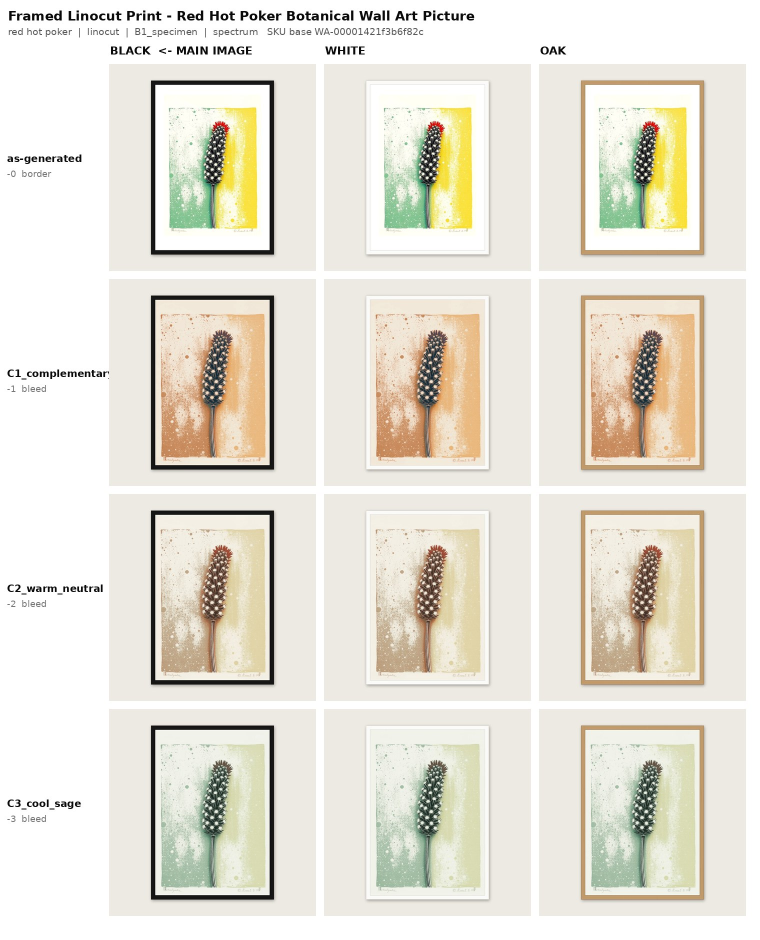
#> input picture wallart-data/ebay/SAMPLE_LISTING_SHEET.jpg, 1520 x 1880 px, given as the content of the folder ebay/SAMPLE_LISTING_SHEET.jpg, which was not available (shown at 1/2 size)
$ python declutter.py ebay/SAMPLE_LISTING_SHEET.jpg out
#> lines starting #> are read from the running program, lines starting #| are printed output that depends on the picture; pictures that were not available may be replaced by others from this repository, and a replacement may not be noted
#!/usr/bin/env python3
"""Erase the fake artist's signature that FLUX scrawls along the bottom of a panel.

Found by looking at 129 real panels: the OCR gate in gen_gated.py catches
printed lettering - "SKYE", "LALE", "Ma2,2018" - but not a cursive signature,
because EasyOCR does not read a scribble as characters. Roughly one panel in
three carried one. It is both the clearest sign the work is generated and a
claim of authorship by a painter who does not exist, so it is the most
important defect left in the pipeline.

HOW, and why the obvious method fails. The first attempt estimated the
background by blurring and then only touched pixels sitting on "flat" ground.
Measured on the panels, that catches nothing: the signature contaminates its
own neighbourhood, so local spread where a signature sits came out at 53 and
18 against a threshold of 9. The test rejected exactly the pixels it existed
to find.

The right tool is a morphological top-hat. A grayscale CLOSING - dilate then
erode with a window wider than the stroke - removes thin DARK marks and
leaves everything else, so `closed - image` is large on a signature and near
zero everywhere else. An OPENING does the same for thin LIGHT marks. Neither
is fooled by the mark, because the mark is what the operator deletes.

Fur and grass are thin dark marks too, so a second test is needed: signatures
are SPARSE and LOCAL. The band is cut into tiles and a tile is only cleaned if
its marked pixels are a small minority. A tile full of fur is left alone.

The filters are separable running max/min in numpy, so a panel costs a few
tens of milliseconds, not the seconds PIL's MaxFilter would.
"""
import numpy as np
from PIL import Image

BAND = 0.22        # bottom share of the panel to inspect
K = 21             # window: wider than a signature stroke, narrower than real shapes
# A hard threshold leaves the anti-aliased edge of every stroke behind, so the
# signature comes out as a legible ghost rather than gone. The response is
# used as an alpha instead: fully replaced above HI, untouched below LO, and
# blended between. SOLID is the level at which a pixel counts as "a mark" for
# the tile sparsity test.
LO, SOLID, HI = 6.0, 16.0, 26.0
# Measured on five panels with a known signature, against a clean patch of
# the same band (mark density at SOLID):
#     flat ground   signature 0.13-0.83   clean 0.001-0.29
#     busy artwork  signature 0.49-0.52   clean 0.45-0.85
# So density alone cannot separate them - on a splattered or linocut ground
# the whole band reads as marks. What does separate them is the NEIGHBOURHOOD:
# a signature is a busy little patch sitting in quiet space, while fur, grass
# and gouge marks are busy patches surrounded by more of the same. Tiles are
# therefore small, and one is only cleaned when the tiles around it are quiet.
TILE = (8, 20)        # rows, cols: about 28 x 35 px each at 704x1008
MIN_DENSITY = 0.04    # there has to be something here
MAX_DENSITY = 0.75    # a solid black shape is not a signature
QUIET = 0.055         # and the ring of tiles around it has to be this empty
MIN_PIXELS = 12


def _roll_reduce(a, k, axis, op):
    r = k // 2
    pad = np.pad(a, [(r, r) if i == axis else (0, 0) for i in range(a.ndim)],
                 mode="edge")
    sl = [slice(None)] * a.ndim
    out = None
    for i in range(k):
        sl[axis] = slice(i, i + a.shape[axis])
        v = pad[tuple(sl)]
        out = v if out is None else op(out, v)
    return out


def _maxf(a, k):
    return _roll_reduce(_roll_reduce(a, k, 0, np.maximum), k, 1, np.maximum)


def _minf(a, k):
    return _roll_reduce(_roll_reduce(a, k, 0, np.minimum), k, 1, np.minimum)


def analyse(img, band=BAND, k=K):
    """Returns (hat, fill, band_array, y0). `fill` is the band with thin marks
    morphologically removed - the right colour to paint them out with."""
#> called with band = 0.22, k = 21
    a = np.asarray(img.convert("RGB"), dtype=np.float32)
    H = a.shape[0]
#> H = 1880
    y0 = int(H * (1 - band))
#> y0 = 1466
    sub = a[y0:]
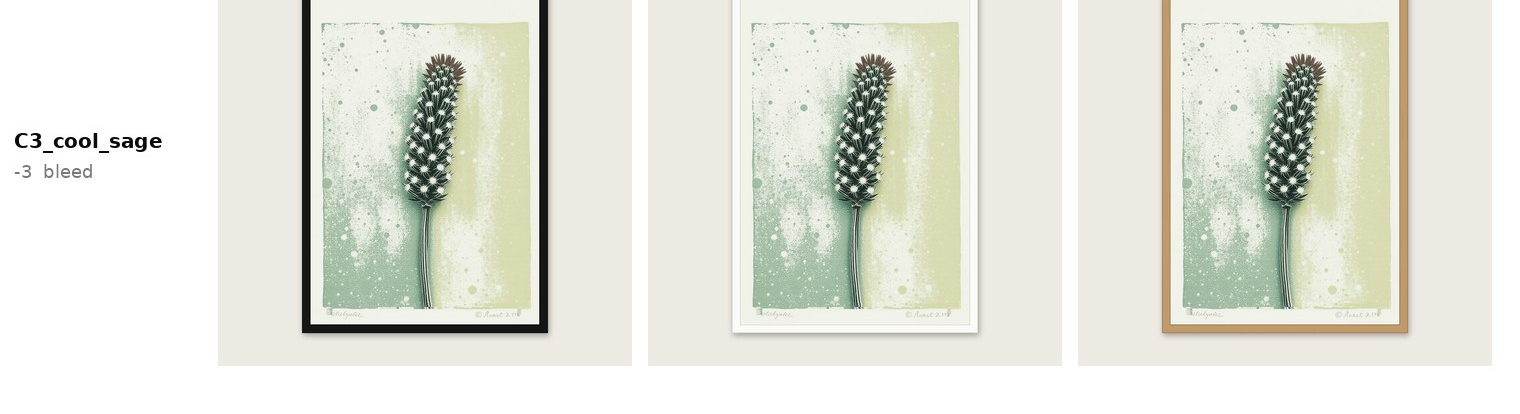
#> sub: shape (414, 1520, 3) float32; mean R, G, B 228.2, 228.4, 219
    closed = _minf(_maxf(sub, k), k)      # thin DARK marks gone
#> after the loop in _roll_reduce, `for i in range(k):`:
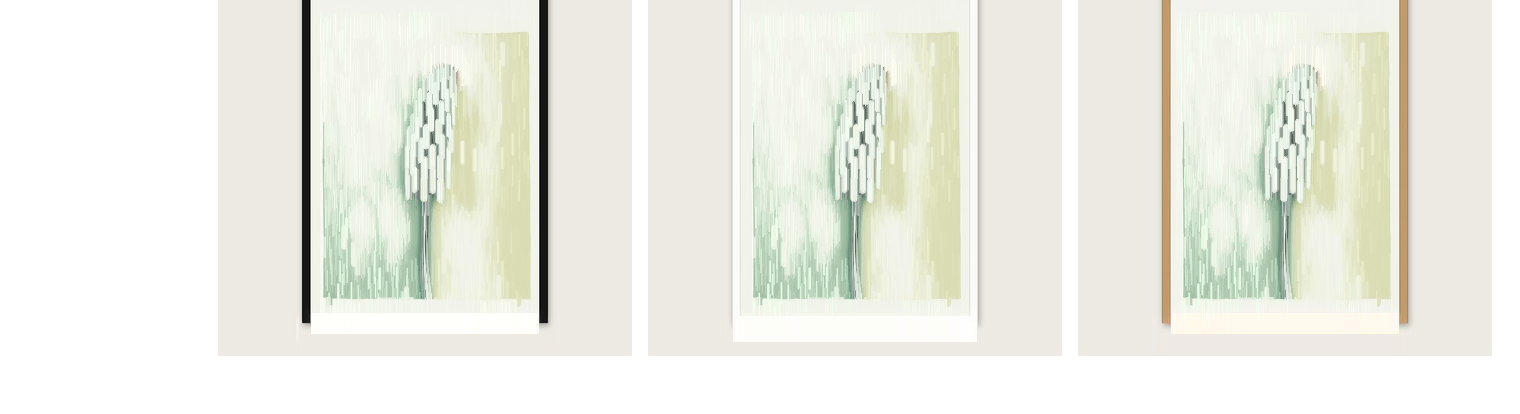
#> out: shape (414, 1520, 3) float32; mean R, G, B 237.6, 237.7, 229.1
#> after the loop in _roll_reduce, `for i in range(k):`: sl = 3 items
#> call 3 of _roll_reduce, with k = 21, axis = 0
#> in _roll_reduce (call 3), `pad = np.pad(a, [(r, r) if i == axis else (0, 0) for i in range(a.ndim..`:
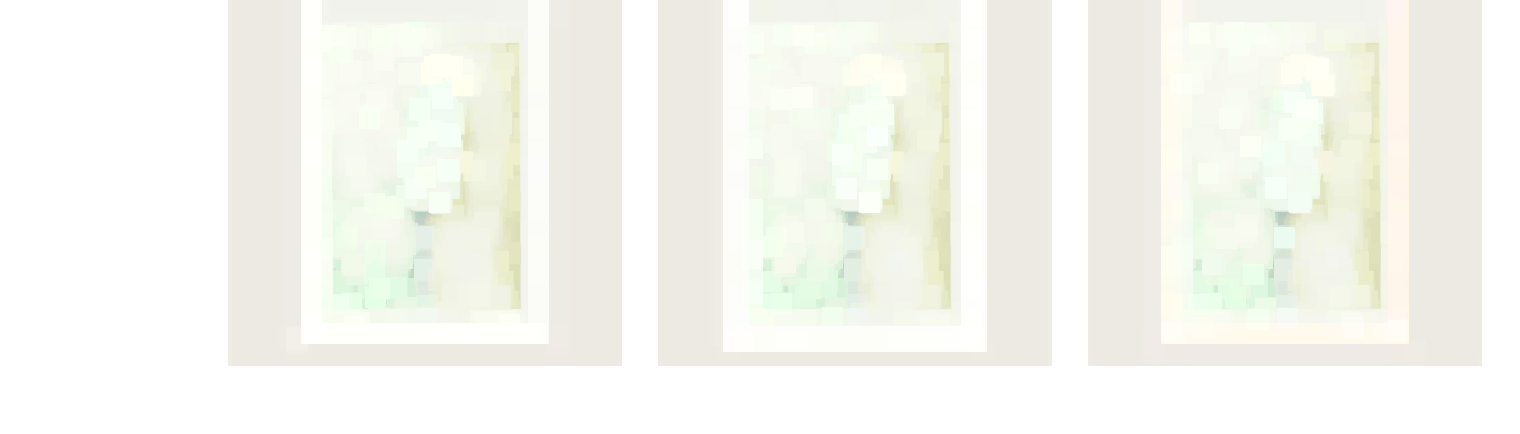
#> pad: shape (434, 1520, 3) float32; mean R, G, B 246.9, 247.1, 240.3
    opened = _maxf(_minf(sub, k), k)      # thin LIGHT marks gone
#> in _roll_reduce (call 7), `pad = np.pad(a, [(r, r) if i == axis else (0, 0) for i in range(a.ndim..`:
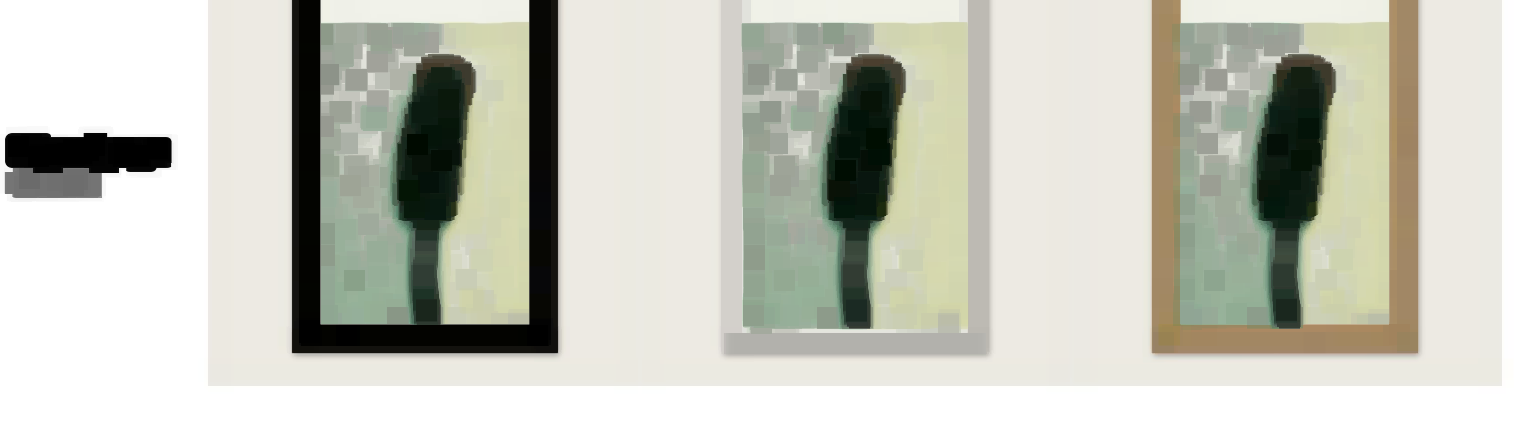
#> pad: shape (434, 1520, 3) float32; mean R, G, B 198.6, 199.3, 188.6
#> after the loop in _roll_reduce (call 7), `for i in range(k):`:
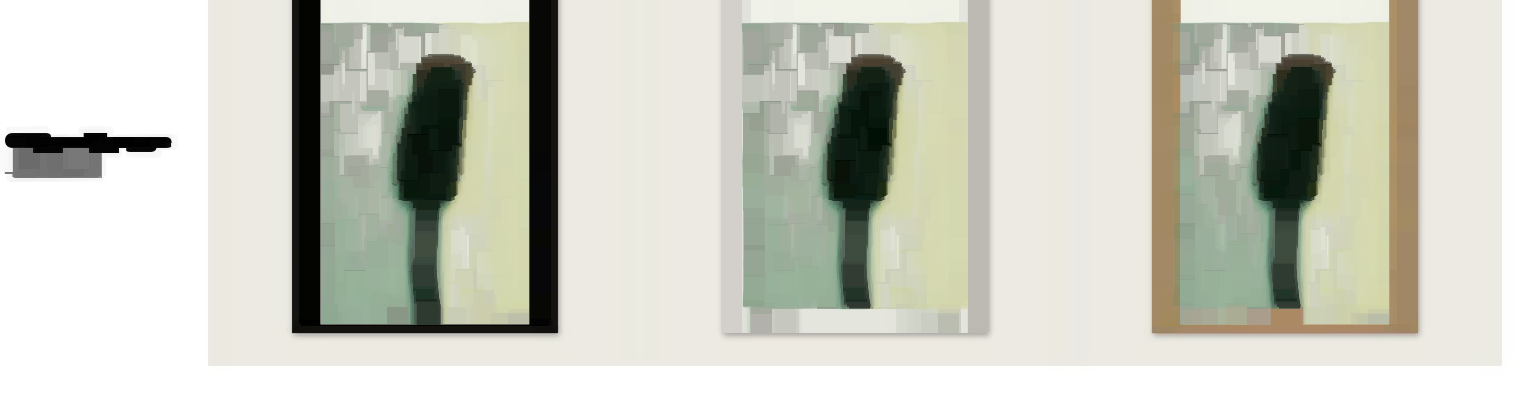
#> out: shape (414, 1520, 3) float32; mean R, G, B 204.5, 205, 194.4
#> the loop in _roll_reduce (call 8), `for i in range(k):` made 21 passes
#> pass 1, in _roll_reduce (call 8), `v = pad[tuple(sl)]`:
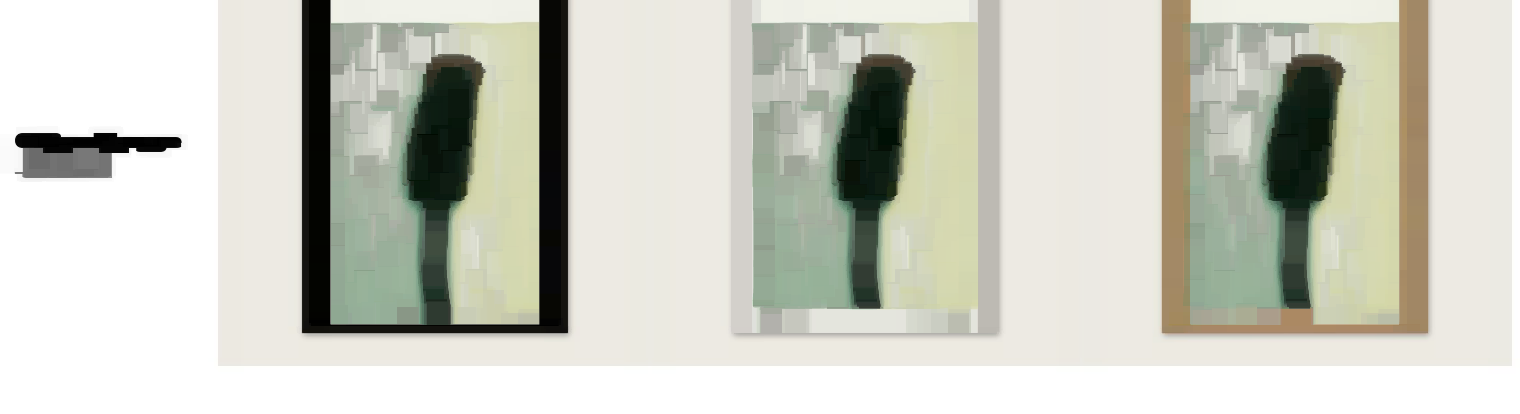
#> v: shape (414, 1520, 3) float32; mean R, G, B 204.5, 205, 194.4
#> after the loop in _roll_reduce (call 8), `for i in range(k):`:
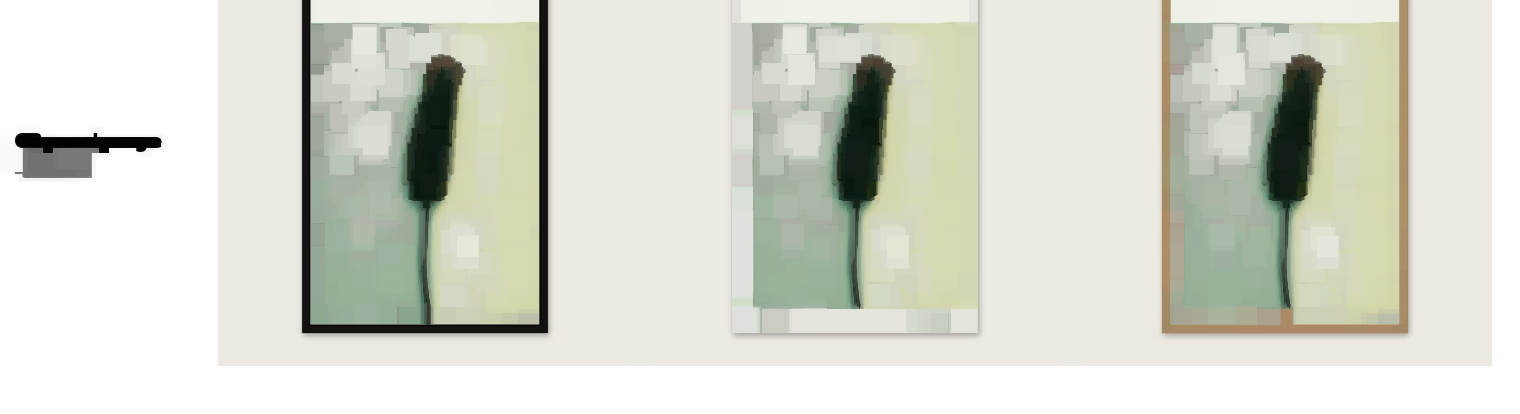
#> out: shape (414, 1520, 3) float32; mean R, G, B 217.3, 217.8, 207.4
    dark = (closed - sub).max(axis=2)
    light = (sub - opened).max(axis=2)
    darker = dark >= light
    hat = np.where(darker, dark, light)
    fill = np.where(darker[..., None], closed, opened)
    return hat, fill, sub, y0


def strip_marks(img, band=BAND, k=K, tile=TILE, quiet=QUIET):
    """Returns (cleaned image, share of the band painted out)."""
    hat, fill, sub, y0 = analyse(img, band, k)
#> y0 = 1466
    mask = hat >= SOLID
    h, w = mask.shape
#> h = 414; w = 1520
    rows, cols = tile
#> rows = 8; cols = 20
    ry = [slice(r * h // rows, (r + 1) * h // rows) for r in range(rows)]
#> ry = 8 items
    rx = [slice(c * w // cols, (c + 1) * w // cols) for c in range(cols)]
#> rx = 20 items
    dens = np.array([[mask[y, x].mean() for x in rx] for y in ry])
    cnt = np.array([[mask[y, x].sum() for x in rx] for y in ry])

    pad = np.pad(dens, 1, mode="edge")
    ring = np.stack([pad[i:i + rows, j:j + cols]
                     for i in range(3) for j in range(3) if (i, j) != (1, 1)])
    # the quietest two thirds of the ring: a signature often touches the
    # subject on one side, and one busy neighbour should not disqualify it
    calm = np.sort(ring, axis=0)[:5].mean(axis=0)

    keep = np.zeros_like(mask)
    for r in range(rows):
        for c in range(cols):
            if (cnt[r, c] >= MIN_PIXELS and MIN_DENSITY <= dens[r, c] <= MAX_DENSITY
                    and calm[r, c] <= quiet):
                keep[ry[r], rx[c]] = mask[ry[r], rx[c]]
    frac = float(keep.mean())
#> frac = 0.0115
    if frac == 0:
        return img, 0.0
    # reach out from every solid mark so the faint tail of the stroke is
    # inside the region we are allowed to touch
    region = keep.copy()
    for _ in range(3):
        g = region.copy()
        g[1:] |= region[:-1]; g[:-1] |= region[1:]
        g[:, 1:] |= region[:, :-1]; g[:, :-1] |= region[:, 1:]
        region = g
    alpha = np.clip((hat - LO) / (HI - LO), 0.0, 1.0) * region
    out = np.asarray(img.convert("RGB"), dtype=np.float32).copy()
    a3 = alpha[..., None]
    out[y0:] = sub * (1 - a3) + fill * a3
    return Image.fromarray(np.clip(out, 0, 255).astype(np.uint8)), frac


if __name__ == "__main__":
    import sys, glob, os, time
    files = sorted(glob.glob(sys.argv[1] + "/*.jpg"))
    outdir = sys.argv[2] if len(sys.argv) > 2 else None
    if outdir:
        os.makedirs(outdir, exist_ok=True)
    t0 = time.time(); hit = 0; fr = []
    for f in files:
        cleaned, frac = strip_marks(Image.open(f))
#> frac = 0.0115
        if frac > 0:
            hit += 1; fr.append(frac)
        if outdir:
            cleaned.save(os.path.join(outdir, os.path.basename(f)), "JPEG", quality=92)
    el = time.time() - t0
    print(f"{len(files)} panels: {hit} had marks painted out "
          f"(median {np.median(fr)*100:.2f}% of the band, max {max(fr)*100:.2f}%)   "
          f"{el/len(files)*1000:.0f} ms each")
#| 1 panels: 1 had marks painted out (median 1.15% of the band, max 1.15%)   3401 ms each

$ run again, on wallart-data/ebay/STRIP_MARKS_VS_CROP.jpg
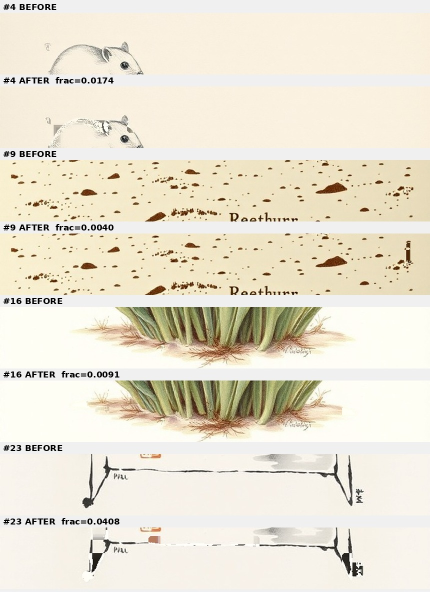
#> input picture wallart-data/ebay/STRIP_MARKS_VS_CROP.jpg, 860 x 1184 px, given as the content of the folder ebay/STRIP_MARKS_VS_CROP.jpg, which was not available (shown at 1/2 size)
#> after the loop in _roll_reduce, `for i in range(k):`:
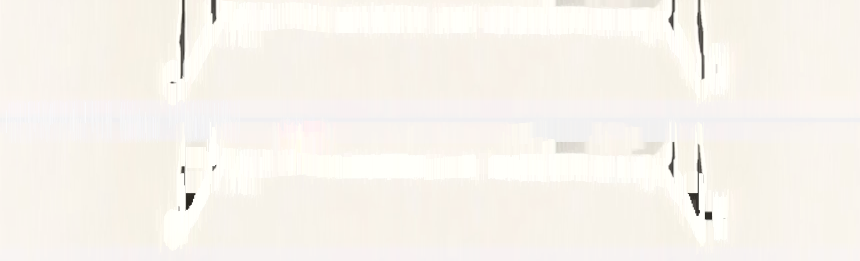
#> out: shape (261, 860, 3) float32; mean R, G, B 248.2, 244.3, 237.5
#> after the loop in _roll_reduce, `for i in range(k):`: sl = 3 items
#> pad: shape (261, 880, 3) float32
#> pad: shape (281, 860, 3) float32
#> pad: shape (261, 880, 3) float32
#> pad: shape (281, 860, 3) float32
#> pad: shape (261, 880, 3) float32
#> after the loop in _roll_reduce (call 8), `for i in range(k):`:
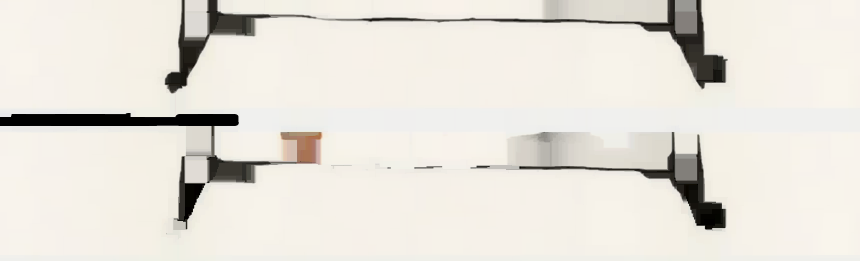
#> out: shape (261, 860, 3) float32; mean R, G, B 230.5, 226.3, 218.4
#> in strip_marks, `hat, fill, sub, y0 = analyse(img, band, k)`: y0 = 923
#> rows = 8; cols = 20
#> ry = 8 items
#> rx = 20 items
#> in strip_marks, `frac = float(keep.mean())`: frac = 0.0242
#| 1 panels: 1 had marks painted out (median 2.42% of the band, max 2.42%)   1175 ms each
